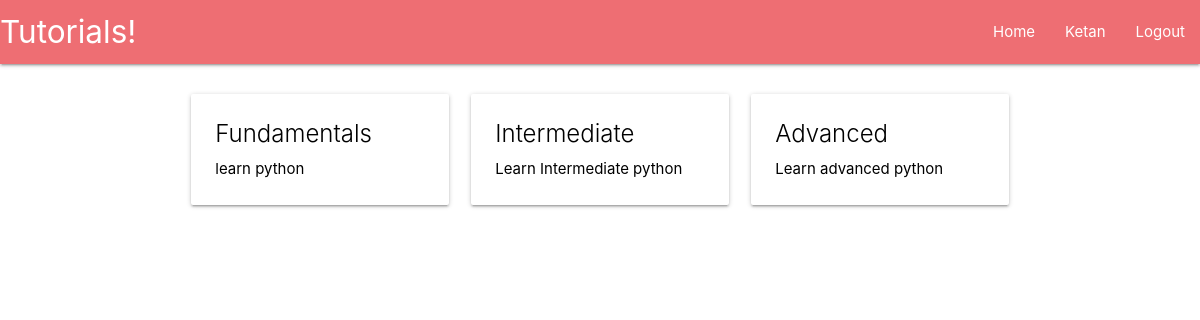
The app's page / (signed in) with its own data.
### main/models.py (models this page shows, shortened)
class TutorialCategory(models.Model):
    tutorial_category = models.CharField(max_length=200)
    category_summary = models.CharField(max_length=200)
    category_slug = models.CharField(max_length=200, default=1)
    class Meta:
        verbose_name_plural = "Categories"

### main/views.py (the view)
# urls.py: path('', views.homepage, name='homepage'),
def homepage(request):
	return render(request=request,
				  template_name='main/categories.html',
				  context={'categories': TutorialCategory.objects.all})

### main/templates/main/categories.html
{% extends 'main/header.html' %}
{% block content %}
    <div class="row">
        {% for cat in categories %}
            <div class="col s12 m6 l4">
                <a href="{{cat.category_slug}}", style="color:#000">
                    <div class="card hoverable">
                        <div class="card-content">
                            <div class="card-title">{{cat.tutorial_category}}</div>
                            <p>{{cat.category_summary}}</p>
                        </div>
                    </div>
                </a>
            </div>
        {% endfor %}
    </div>
{% endblock %}

### main/templates/main/includes/navbar.html
<nav>
  <div class="nav-wrapper">
    <a href="/" class="brand-logo">Tutorials!</a>
    <ul id="nav-mobile" class="right hide-on-med-and-down">
      <li><a href="/">Home</a></li>
      {% if user.is_authenticated %}
          <li><a href="/account">{{user.username|title}}</a></li>
          <li><a href="/logout">Logout</a></li>
      {% else %}
          <li><a href="/login">Login</a></li>
          <li><a href="/register">Register</a></li>
      {% endif %}
    </ul>
  </div>
</nav>

### records on screen
TutorialCategory: tutorial_category "Fundamentals", category_summary "learn python"
TutorialCategory: tutorial_category "Intermediate", category_summary "Learn Intermediate python"
TutorialCategory: tutorial_category "Advanced", category_summary "Learn advanced python"

### other values on screen
{{ user.username|title }} "Ketan"
